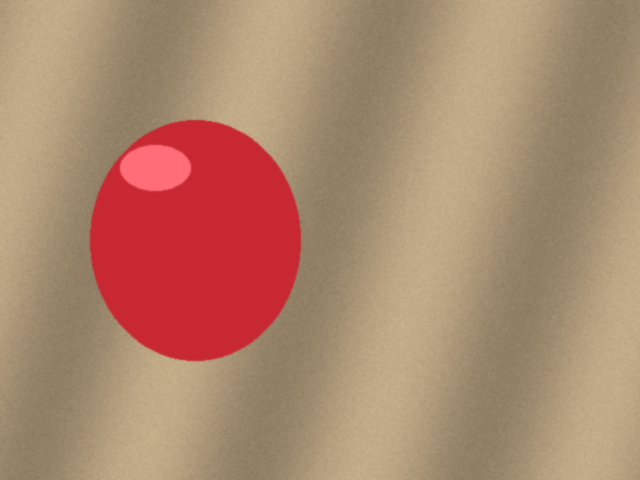
#> input picture samples/object1.png, 640 x 480 px
$ python -i core.py   (imports and definitions only)
#> lines starting #> are read from the running program, lines starting #| are printed output that depends on the picture; after the words box and inside, x2 and y2 are one past the last pixel; in counts of white or black regions, pixels touching at a corner belong together
#> further down, picture is the input picture: PIL image 640x480 RGB; mean R, G, B 172.8, 134.6, 109.4
import cv2
import numpy as np
from PIL import Image


def _bgr(img: Image.Image) -> np.ndarray:
    return cv2.cvtColor(np.array(img.convert("RGB")), cv2.COLOR_RGB2BGR)


def foreground_mask(img: Image.Image, margin: float = 0.03, iters: int = 5,
                    keep_largest: bool = True) -> np.ndarray:
    """GrabCut で前景マスク(0/255, uint8)を返す。

    縁(margin)を背景、色の離れた画素を前景候補として初期化する。処理は長辺 640px に縮小して
    行い、マスクを元サイズに戻すので大きい画像でも速い。
    """
    bgr = _bgr(img)
    h0, w0 = bgr.shape[:2]
#> h0 = 480; w0 = 640
    s = min(1.0, 640 / max(h0, w0))
#> s = 1
    small = cv2.resize(bgr, None, fx=s, fy=s, interpolation=cv2.INTER_AREA) if s < 1 else bgr
    h, w = small.shape[:2]
#> h = 480; w = 640
    m = max(2, int(min(h, w) * margin))
#> m = 14

    # 縁の画素から背景色を推定し、そこから離れた画素を前景候補にする
    border = np.concatenate([small[:m].reshape(-1, 3), small[-m:].reshape(-1, 3),
                             small[:, :m].reshape(-1, 3), small[:, -m:].reshape(-1, 3)]).astype(np.float32)
    bg_color = np.median(border, axis=0)
#> bg_color = [124, 156, 178]
    spread = np.linalg.norm(border - bg_color, axis=1).std() + 1.0
#> spread = 15.07
    dist = np.linalg.norm(small.astype(np.float32) - bg_color, axis=2)
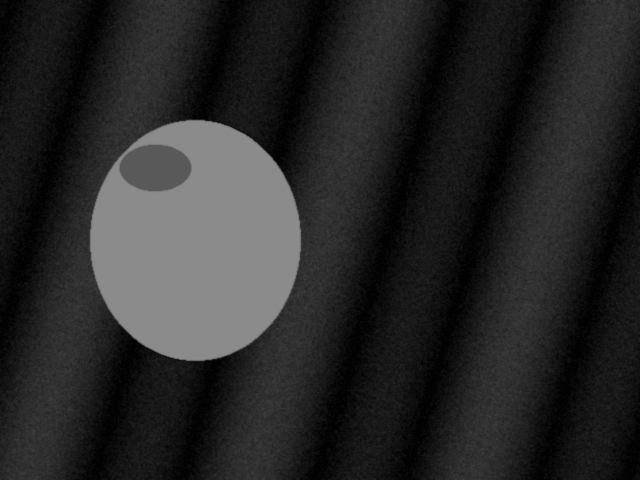
#> dist: shape (480, 640) float32; min 0, max 139.3, mean 40.5
    thr = max(25.0, 3 * spread)
#> thr = 45.21

    mask = np.full((h, w), cv2.GC_PR_BGD, np.uint8)
    mask[dist > thr] = cv2.GC_PR_FGD
    mask[dist > thr * 2] = cv2.GC_FGD
    mask[:m], mask[-m:], mask[:, :m], mask[:, -m:] = cv2.GC_BGD, cv2.GC_BGD, cv2.GC_BGD, cv2.GC_BGD
    # 前景候補が皆無なら中央矩形を初期値にする
    if not (mask == cv2.GC_PR_FGD).any() and not (mask == cv2.GC_FGD).any():
        mask[h // 5: -h // 5, w // 5: -w // 5] = cv2.GC_PR_FGD

    bgd, fgd = np.zeros((1, 65)), np.zeros((1, 65))
    cv2.grabCut(small, mask, None, bgd, fgd, iters, cv2.GC_INIT_WITH_MASK)
    fg = np.where((mask == cv2.GC_FGD) | (mask == cv2.GC_PR_FGD), 255, 0).astype(np.uint8)

    # 小さなゴミ除去・穴埋め(keep_largest なら最大連結成分のみ残す)
    k = cv2.getStructuringElement(cv2.MORPH_ELLIPSE, (5, 5))
    fg = cv2.morphologyEx(cv2.morphologyEx(fg, cv2.MORPH_OPEN, k), cv2.MORPH_CLOSE, k)
    n, labels, stats, _ = cv2.connectedComponentsWithStats(fg)
    if keep_largest and n > 1:
        keep = 1 + int(np.argmax(stats[1:, cv2.CC_STAT_AREA]))
        fg = np.where(labels == keep, 255, 0).astype(np.uint8)
    out = cv2.resize(fg, (w0, h0), interpolation=cv2.INTER_LINEAR)
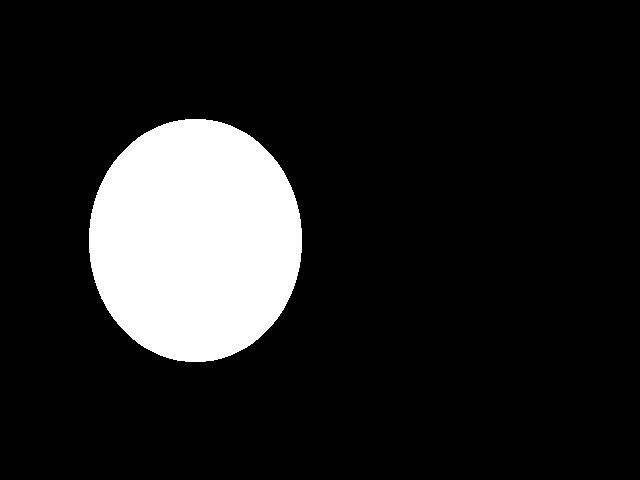
#> fg: shape (480, 640); 13.3% white; 1 white region, box (x1, y1, x2, y2) and area: (89, 119, 302, 362) 40805
    return cv2.GaussianBlur(out, (0, 0), 1.0)  # 輪郭をなめらかに


def cutout(img: Image.Image, **kw) -> Image.Image:
    """背景を透過にした RGBA 画像。"""
    out = img.convert("RGBA")
    out.putalpha(Image.fromarray(foreground_mask(img, **kw)))
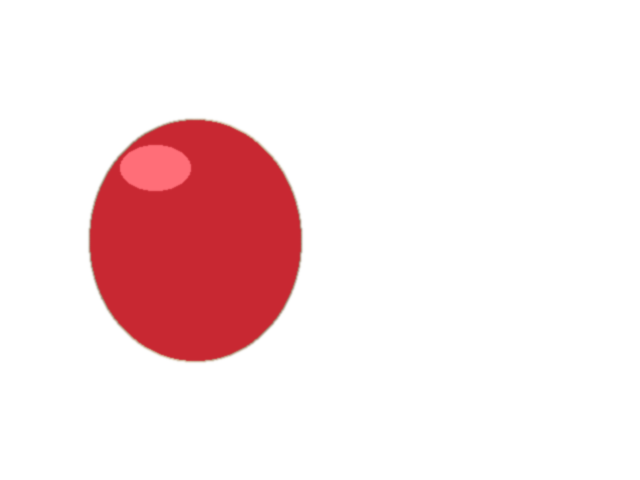
#> out: PIL image 640x480 RGBA; mean R, G, B, A 172.8, 134.6, 109.4, 33.9; transparent parts drawn white
    return out


def detect_boxes(img: Image.Image, min_area_ratio: float = 0.005) -> list[tuple[int, int, int, int]]:
    """前景を輪郭分離して (x, y, w, h) のリストを返す(複数物体対応)。"""
    mask = foreground_mask(img, keep_largest=False)
    n, _, stats, _ = cv2.connectedComponentsWithStats((mask > 127).astype(np.uint8))
    area_min = min_area_ratio * mask.size
    return [tuple(int(v) for v in stats[i, :4]) for i in range(1, n) if stats[i, cv2.CC_STAT_AREA] >= area_min]


def draw_boxes(img: Image.Image, boxes) -> Image.Image:
    bgr = _bgr(img)
    for x, y, w, h in boxes:
        cv2.rectangle(bgr, (x, y), (x + w, y + h), (0, 200, 0), max(2, img.width // 300))
    return Image.fromarray(cv2.cvtColor(bgr, cv2.COLOR_BGR2RGB))


def composite(rgba: Image.Image, bg_color=(255, 255, 255)) -> Image.Image:
    """透過画像を単色背景に合成(ECサイト向けの白背景など)。"""
    base = Image.new("RGB", rgba.size, bg_color)
    base.paste(rgba, mask=rgba.getchannel("A"))
    return base

>>> from PIL import Image
>>> picture = Image.open('../samples/object1.png')
>>> result = cutout(picture)
